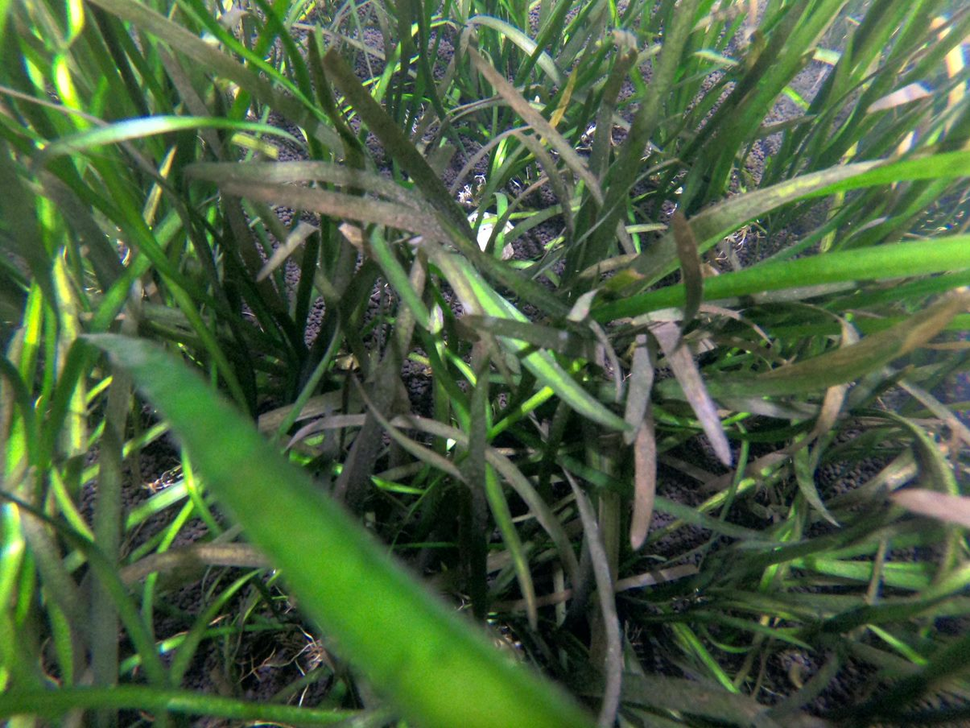
#> input picture pipline/examples/TestBillede.png, 970 x 728 px, shrunk from 1205 x 904 before the run
$ python pre_proecc.py
#> lines starting #> are read from the running program, lines starting #| are printed output that depends on the picture; after the words box and inside, x2 and y2 are one past the last pixel; in counts of white or black regions, pixels touching at a corner belong together
import cv2
import numpy as np
from matplotlib import pyplot as plt

image = cv2.imread("TestBillede.png")
#> image is the input picture: shape (728, 970, 3); mean B, G, R 62.6, 95.8, 73.9


def weight_sub_img(img,weight_green,weight_red,weight_blue):

    #print(type(2*g[0][0]))
    #print(type(Green[0][0]))

    b, g, r = cv2.split(img)

    img = weight_green*g-weight_red*r-weight_blue*b


    mean_c = cv2.adaptiveThreshold(img, 255, cv2.ADAPTIVE_THRESH_MEAN_C, cv2.THRESH_BINARY, 15, 12)

    weigthed = cv2.bitwise_and(image, img, mask=mean_c)

    return weigthed


def hsv_img(img):

    hsv_frame = cv2.cvtColor(img, cv2.COLOR_BGR2HSV)
#> hsv_frame: shape (728, 970, 3); mean H, S, V 56.6, 97.5, 97.2

    hsv = cv2.bilateralFilter(img, 11, 150, 150)
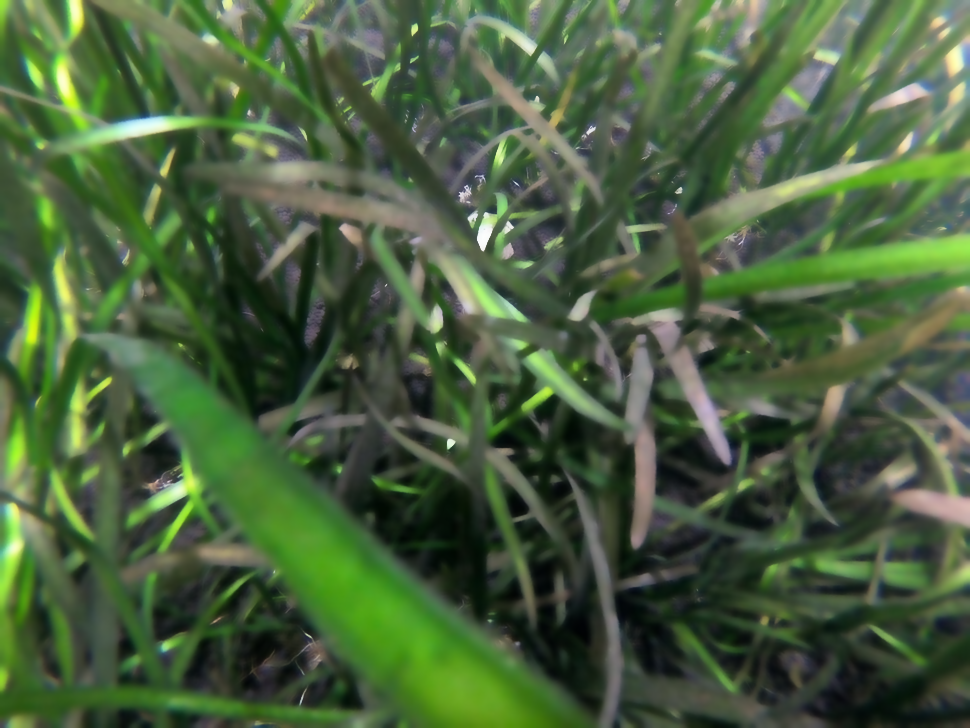
#> hsv: shape (728, 970, 3); mean B, G, R 62.4, 95.7, 73.7

    # Green color
    low_green = np.array([25, 30, 40])
    high_green = np.array([88, 255, 255])
    green_mask = cv2.inRange(hsv_frame, low_green, high_green)
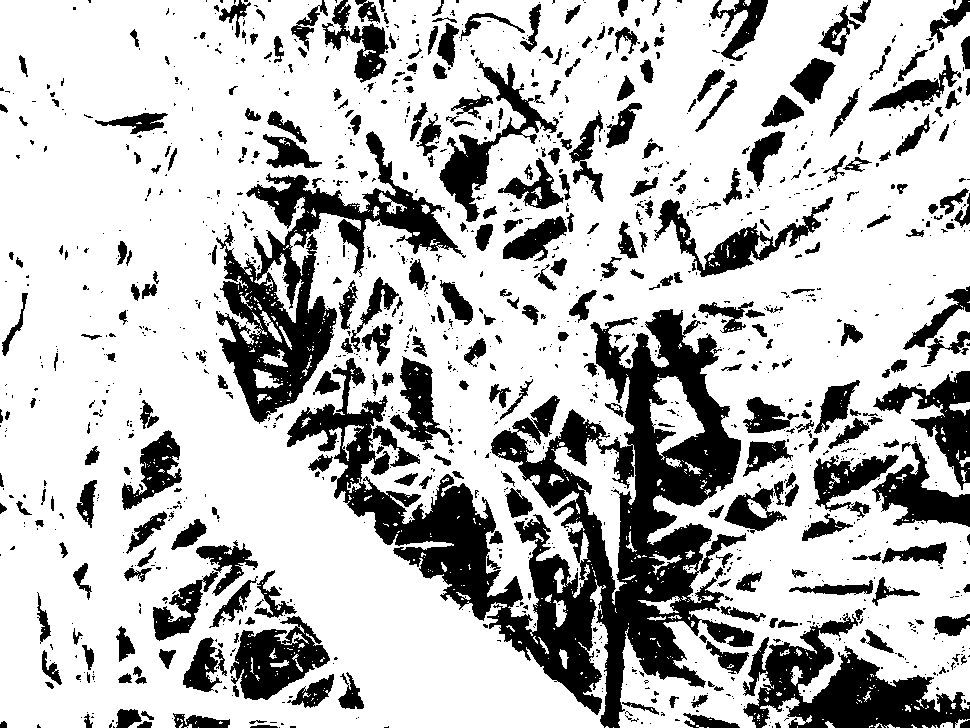
#> green_mask: shape (728, 970); 73.7% white; 1349 black regions (990 under 20 px), largest, box (x1, y1, x2, y2) and area: (287, 309, 754, 728) 59497, (216, 131, 466, 424) 18360, (743, 613, 970, 728) 11551
    green = cv2.bitwise_and(image, image, mask=green_mask)
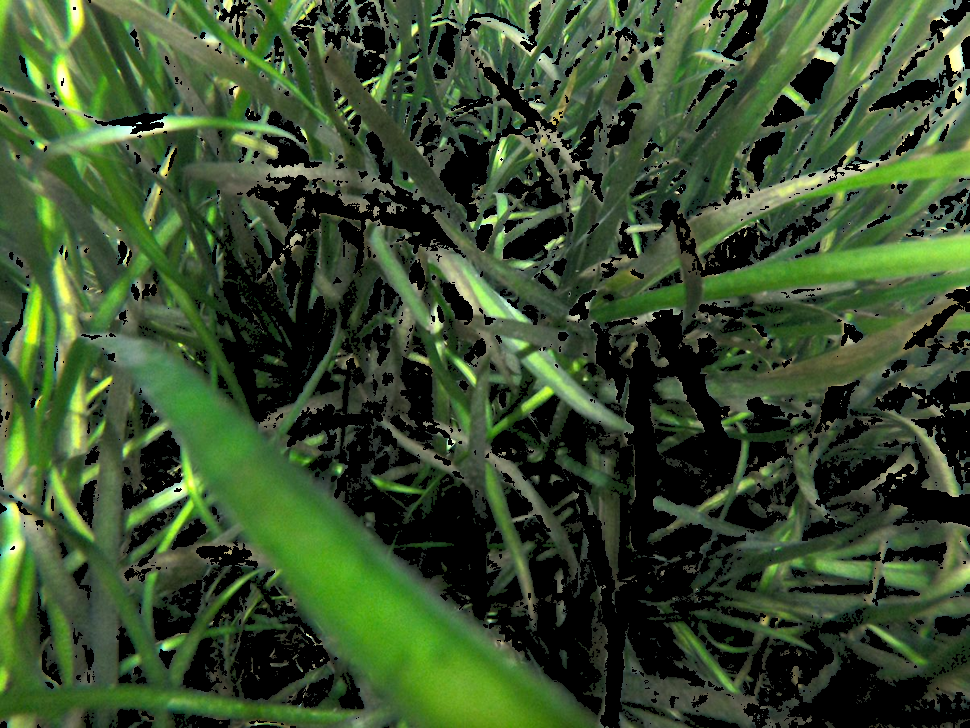
#> green: shape (728, 970, 3); mean B, G, R 45.1, 77.3, 56.5

    hsv = cv2.cvtColor(green, cv2.COLOR_BGR2GRAY)
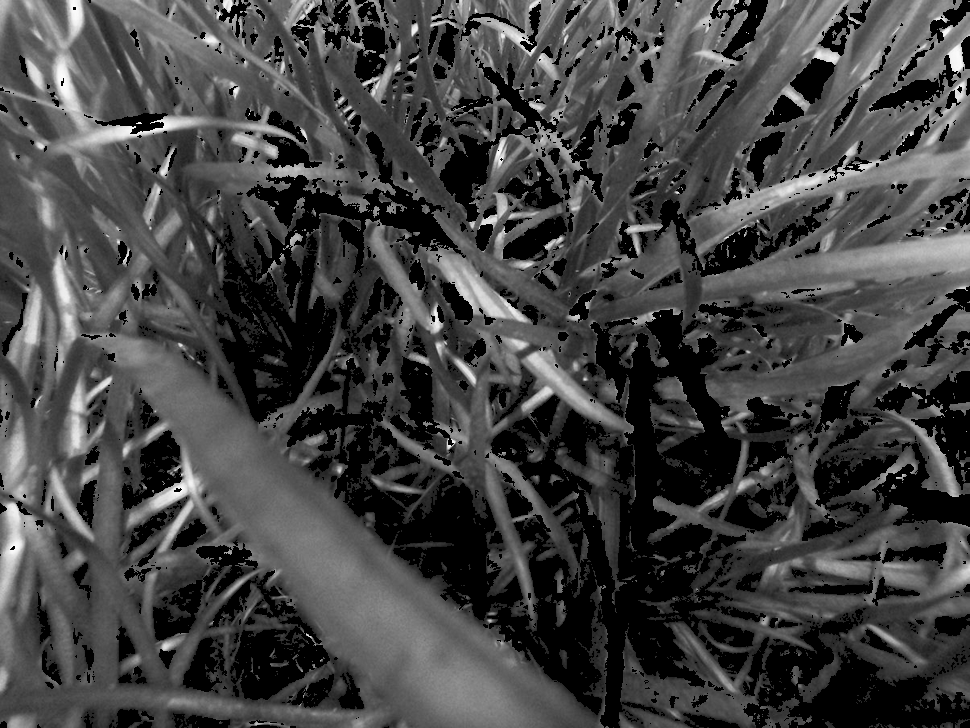
#> hsv: shape (728, 970); min 0, max 252, mean 67.4

    return hsv


img = cv2.medianBlur(hsv_img(image) ,5)
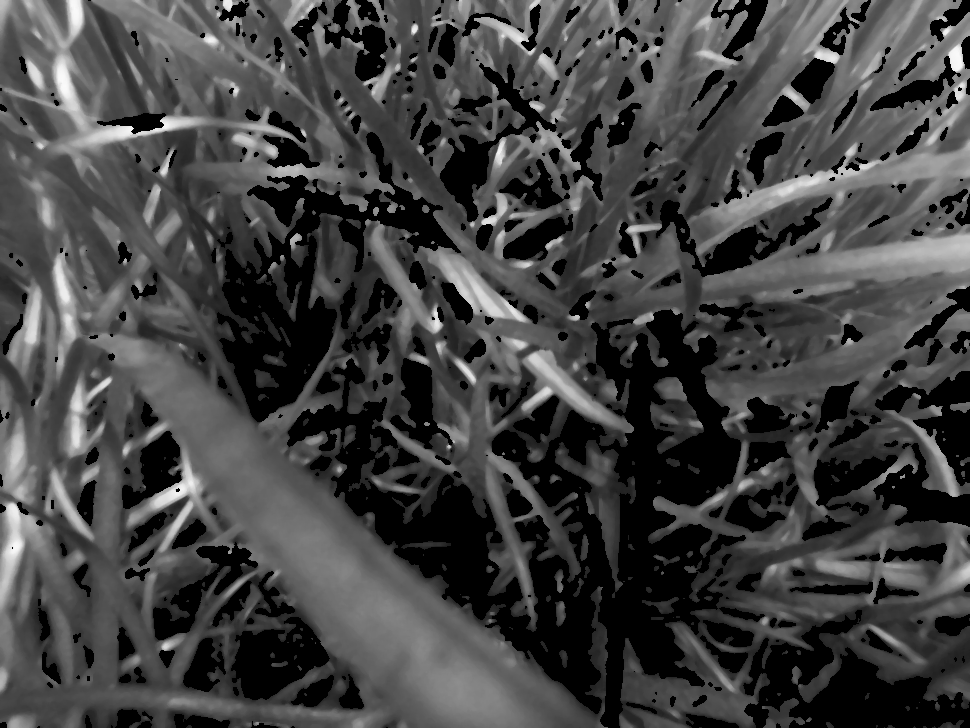
#> img: shape (728, 970); min 0, max 250, mean 66.9

cv2.imshow("img", img)


#print(image.shape)

#cv2.imshow("img", bit_and)
key = cv2.waitKey(0)
#> (key Esc is pressed here)
cv2.destroyAllWindows()
